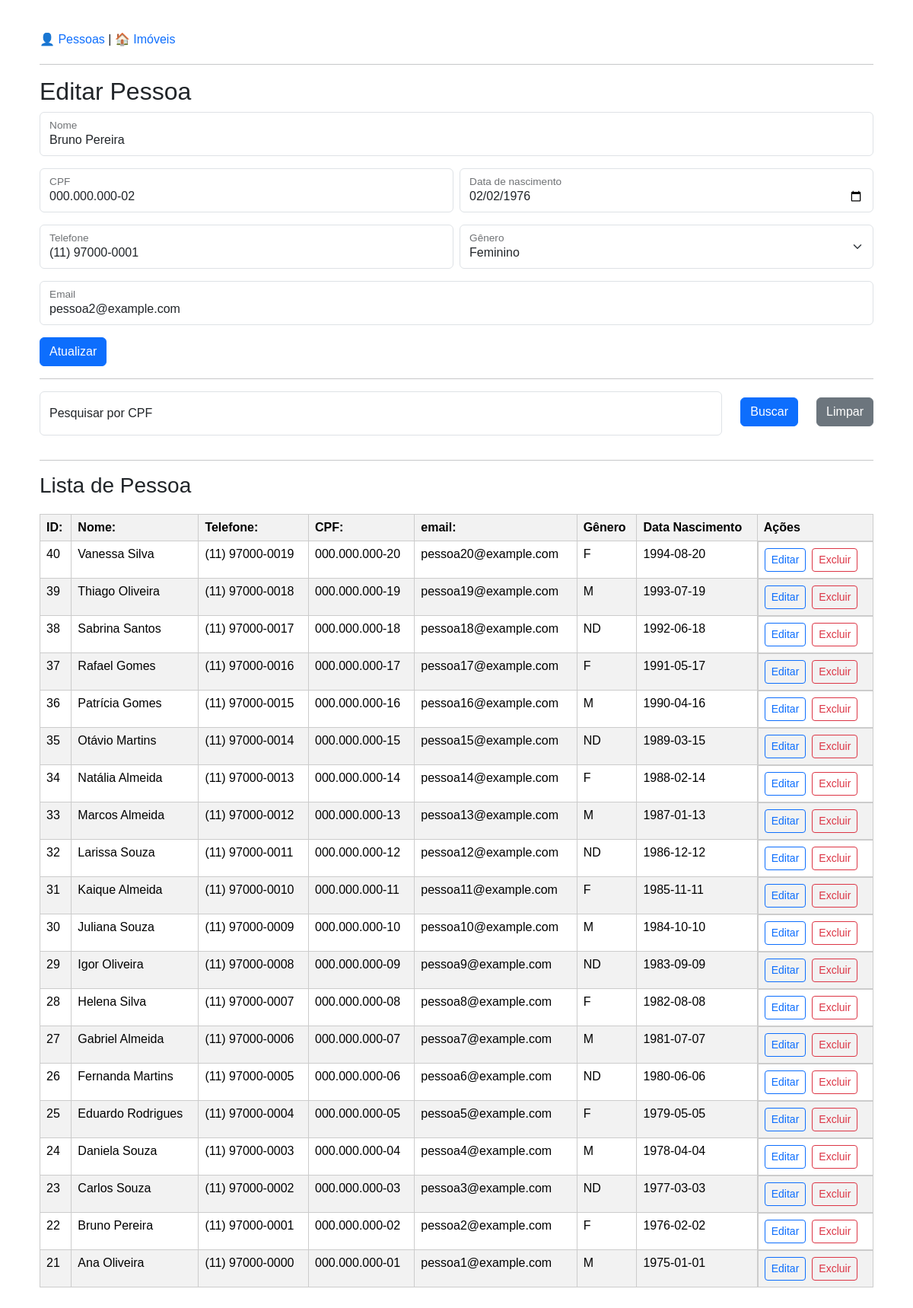
Page /?edit=22 on the committed database.
### tables this page shows
CREATE TABLE `people` (
  `id` int NOT NULL AUTO_INCREMENT,
  `name` varchar(150) NOT NULL,
  `birth_date` date NOT NULL,
  `cpf` varchar(14) NOT NULL,
  `gender` varchar(10) NOT NULL,
  `phone` varchar(20) DEFAULT NULL,
  `email` varchar(100) DEFAULT NULL,
  PRIMARY KEY (`id`)
);

### public/index.php (called while the page is built, shortened)
<?php
require_once ROOT . "/app/views/persons.php";

### app/controllers/PersonController.php (called while the page is built, shortened)
<?php
require_once __DIR__ . "/../models/Person.php";
class PersonController
{
    private $person;
    public function __construct($pdo)
    {
        $this->person = new Person($pdo);
    }
    public function index()
    {
        return $this->person->getAll();
    }
    public function edit()
    {
        $id = $_GET["edit"] ?? null;
        return $this->person->find($id);
    }
}

### app/models/Person.php (called while the page is built, shortened)
<?php
class Person
{
    private $pdo;
    public function __construct($pdo)
    {
        $this->pdo = $pdo;
    }
    public function getAll()
    {
        $stmt = $this->pdo->query("SELECT * FROM people ORDER BY id DESC");
        return $stmt->fetchAll(PDO::FETCH_ASSOC);
    }
    public function find($id)
    {
        $stmt = $this->pdo->prepare("SELECT * FROM people WHERE id = ?");
        $stmt->execute([$id]);
        return $stmt->fetch(PDO::FETCH_ASSOC);
    }
}

### app/views/persons.php (the view, shortened to what this page needs)
<?php
require_once ROOT . "/app/config/database.php";
require_once ROOT . "/app/controllers/PersonController.php";
$controller = new PersonController($pdo);
if (isset($_GET["cpf"]) && $_GET["cpf"] != "") {
    $people = $controller->searchByCPF($_GET["cpf"]);
} else {
    $people = $controller->index();
}
$editPerson = null;
if (isset($_GET["edit"])) {
    $editPerson = $controller->edit();
}
?>
<link href="https://cdn.jsdelivr.net/npm/bootstrap@5.3.3/dist/css/bootstrap.min.css" rel="stylesheet">
<link rel="stylesheet" href="/css/style.css">
<div class="container">
    <div style="margin-bottom:20px;">
        <a href="/">👤 Pessoas</a> |
        <a href="/properties.php">🏠 Imóveis</a>
    </div>
    <hr>
    <h2><?= $editPerson ? "Editar Pessoa" : "Cadastrar Pessoa" ?></h2>
    <form method="POST">
        <div class="form-floating mb-3">
            <input class="form-control" id="name" type="text" name="name" placeholder="Nome" required
                value="<?= $editPerson["name"] ?? "" ?>">
            <label for="name">Nome</label>
        </div>
        <div class="row g-2">
            <div class="col-md">
                <div class="form-floating mb-3">
                    <input class="form-control cpf-mask" id="cpf" type="text" name="cpf" placeholder="CPF" required
                        value="<?= $editPerson["cpf"] ?? "" ?>">
                    <label for="cpf">CPF</label>
                </div>
            </div>
            <div class="col-md">
                <div class="form-floating mb-3">
                    <input class="form-control" id="birth_date" type="date" name="birth_date" required
                        value="<?= $editPerson["birth_date"] ?? "" ?>">
                    <label for="birth_date">Data de nascimento</label>
                </div>
            </div>
        </div>
        <div class="row g-2">
            <div class="col-md">
                <div class="form-floating mb-3">
                    <input class="form-control phone-mask" id="phone" type="text" name="phone" placeholder="Telefone"
                        value="<?= $editPerson["phone"] ?? "" ?>">
                    <label for="phone">Telefone</label>
                </div>
            </div>
            <div class="col-md">
                <div class="form-floating mb-1">
                    <select class="form-select" id="floatingSelect" name="gender">
                        <option value="F" <?= (isset($editPerson) && $editPerson["gender"] == "F") ? "selected" : "" ?>>Feminino</option>
                    </select>
                    <label for="floatingSelect">Gênero</label>
                </div>
            </div>
        </div>
        <div class="form-floating mb-3">
            <input class="form-control" id="email" type="email" name="email" placeholder="Email"
                value="<?= $editPerson["email"] ?? "" ?>">
            <label for="email">Email</label>
        </div>
        <?php if ($editPerson): ?>
            <button class="btn btn-primary" type="submit" name="update">Atualizar</button>
        <?php else: ?>
            <button class="btn btn-primary" type="submit">Salvar</button>
        <?php endif; ?>
    </form>
    <hr>
    <form method="GET" class="row mb-3">
        <div class="col">
            <div class="form-floating mb-3">
                <input
                    class="form-control cpf-mask"
                    id="cpfSearch"
                    name="cpf"
                    placeholder="Pesquisar por CPF"
                    value="<?= $_GET["cpf"] ?? "" ?>">
                <label for="cpfSearch">Pesquisar por CPF</label>
            </div>
        </div>
        <div class="col-auto mt-2">
            <button class="btn btn-primary">Buscar</button>
        </div>
        <div class="col-auto mt-2">
            <a href="/" class="btn btn-secondary">Limpar</a>
        </div>
    </form>
    <hr>
    <h3>Lista de Pessoa</h3>
    <table class="table table-striped">
        <tr>
            <th>ID:</th>
            <th>Nome:</th>
            <th>Telefone:</th>
            <th>CPF:</th>
            <th>email:</th>
            <th>Gênero</th>
            <th>Data Nascimento</th>
            <th>Ações</th>
        </tr>
        <?php foreach ($people as $person): ?>
            <tr>
                <td><?= $person["id"] ?></td>
                <td><?= $person["name"] ?></td>
                <td><?= $person["phone"] ?></td>
                <td><?= $person["cpf"] ?></td>
                <td><?= $person["email"] ?></td>
                <td><?= $person["gender"] ?></td>
                <td><?= $person["birth_date"] ?></td>
                <td class="d-flex gap-2">
                    <button
                        class="btn btn-sm btn-outline-primary"
                        type="button"
                        onclick="window.location.href='?edit=<?= $person['id'] ?>'">
                        Editar
                    </button>
                    <button
                        class="btn btn-sm btn-outline-danger"
                        type="button"
                        onclick="if (confirm('Excluir pessoa?')) window.location.href='?delete=<?= $person['id'] ?>'">
                        Excluir
                    </button>
                </td>
            </tr>
        <?php endforeach; ?>
    </table>
</div>

### public/css/style.css (style rules this page uses)
table { border-collapse: collapse; margin-top:20px; }
td, th { padding:8px 12px; border:1px solid #ccc; }
form input, form select { padding:6px; }
button { padding:6px 12px; }
a { text-decoration:none; }

### rows in the picture
people: name "Bruno Pereira", cpf "000.000.000-02", birth_date "02/02/1976", phone "(11) 97000-0001", gender "Feminino", email "pessoa2@example.com", id "22", gender "F", birth_date "1976-02-02"
people: id "40", name "Vanessa Silva", phone "(11) 97000-0019", cpf "000.000.000-20", email "pessoa20@example.com", gender "F", birth_date "1994-08-20"
people: id "39", name "Thiago Oliveira", phone "(11) 97000-0018", cpf "000.000.000-19", email "pessoa19@example.com", gender "M", birth_date "1993-07-19"
people: id "38", name "Sabrina Santos", phone "(11) 97000-0017", cpf "000.000.000-18", email "pessoa18@example.com", gender "ND", birth_date "1992-06-18"
people: id "37", name "Rafael Gomes", phone "(11) 97000-0016", cpf "000.000.000-17", email "pessoa17@example.com", gender "F", birth_date "1991-05-17"
people: id "36", name "Patrícia Gomes", phone "(11) 97000-0015", cpf "000.000.000-16", email "pessoa16@example.com", gender "M", birth_date "1990-04-16"
people: id "35", name "Otávio Martins", phone "(11) 97000-0014", cpf "000.000.000-15", email "pessoa15@example.com", gender "ND", birth_date "1989-03-15"
people: id "34", name "Natália Almeida", phone "(11) 97000-0013", cpf "000.000.000-14", email "pessoa14@example.com", gender "F", birth_date "1988-02-14"
people: id "33", name "Marcos Almeida", phone "(11) 97000-0012", cpf "000.000.000-13", email "pessoa13@example.com", gender "M", birth_date "1987-01-13"
people: id "32", name "Larissa Souza", phone "(11) 97000-0011", cpf "000.000.000-12", email "pessoa12@example.com", gender "ND", birth_date "1986-12-12"
people: id "31", name "Kaique Almeida", phone "(11) 97000-0010", cpf "000.000.000-11", email "pessoa11@example.com", gender "F", birth_date "1985-11-11"
people: id "30", name "Juliana Souza", phone "(11) 97000-0009", cpf "000.000.000-10", email "pessoa10@example.com", gender "M", birth_date "1984-10-10"
people: id "29", name "Igor Oliveira", phone "(11) 97000-0008", cpf "000.000.000-09", email "pessoa9@example.com", gender "ND", birth_date "1983-09-09"
people: id "28", name "Helena Silva", phone "(11) 97000-0007", cpf "000.000.000-08", email "pessoa8@example.com", gender "F", birth_date "1982-08-08"
people: id "27", name "Gabriel Almeida", phone "(11) 97000-0006", cpf "000.000.000-07", email "pessoa7@example.com", gender "M", birth_date "1981-07-07"
people: id "26", name "Fernanda Martins", phone "(11) 97000-0005", cpf "000.000.000-06", email "pessoa6@example.com", gender "ND", birth_date "1980-06-06"
people: id "25", name "Eduardo Rodrigues", phone "(11) 97000-0004", cpf "000.000.000-05", email "pessoa5@example.com", gender "F", birth_date "1979-05-05"
people: id "24", name "Daniela Souza", phone "(11) 97000-0003", cpf "000.000.000-04", email "pessoa4@example.com", gender "M", birth_date "1978-04-04"
people: id "23", name "Carlos Souza", phone "(11) 97000-0002", cpf "000.000.000-03", email "pessoa3@example.com", gender "ND", birth_date "1977-03-03"
people: id "21", name "Ana Oliveira", phone "(11) 97000-0000", cpf "000.000.000-01", email "pessoa1@example.com", gender "M", birth_date "1975-01-01"
